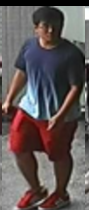
#> input picture fashion/testImage/test1.png, 89 x 210 px
$ jupyter execute color_space.ipynb   (shell and % lines are left out)
#> lines starting #> are read from the running program, lines starting #| are printed output that depends on the picture; after the words box and inside, x2 and y2 are one past the last pixel; in counts of white or black regions, pixels touching at a corner belong together
# Color Space Tutorial
*Reference*:
- https://opencv-python-tutroals.readthedocs.io/en/latest/py_tutorials/py_imgproc/py_colorspaces/py_colorspaces.html
- https://stackoverflow.com/questions/10948589/choosing-the-correct-upper-and-lower-hsv-boundaries-for-color-detection-withcv

[cell 1]
import cv2
import numpy as np

[cell 2]
image_path = 'testImage/test1.png'
img = cv2.imread(image_path)
#> img is the input picture: shape (210, 89, 3); mean B, G, R 86.2, 86.7, 96.7
img = cv2.cvtColor(img,cv2.COLOR_BGR2RGB)
hsv = cv2.cvtColor(img,cv2.COLOR_RGB2HSV)
#> hsv: shape (210, 89, 3); mean H, S, V 45.6, 60.9, 102.2
rgb_hsv = cv2.cvtColor(hsv,cv2.COLOR_BGR2RGB) #to show on matplotlib
#> rgb_hsv: shape (210, 89, 3); mean H, S, V 102.2, 60.9, 45.6

lower_red = np.array([0,50,50])
upper_red = np.array([10,255,255])

# Threshold the HSV image to get only red colors
mask = cv2.inRange(hsv, lower_red, upper_red)
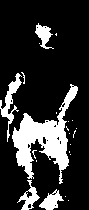
#> mask: shape (210, 89); 18.7% white; 22 white regions (17 under 20 px), largest, box (x1, y1, x2, y2) and area: (12, 84, 78, 184) 2279, (0, 73, 22, 142) 415, (39, 189, 64, 210) 257, (17, 180, 40, 210) 248, (35, 23, 54, 49) 235

# Bitwise-AND mask and original image
res = cv2.bitwise_and(img,img, mask= mask)
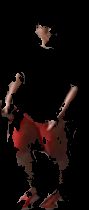
#> res: shape (210, 89, 3); mean R, G, B 17.4, 9.5, 8.3

[cell 3]
import matplotlib.pyplot as plt

[cell 4]
plt.subplot(1, 3, 1)
plt.imshow(img)
plt.subplot(1, 3, 2)
plt.imshow(rgb_hsv)
plt.subplot(1, 3, 3)
plt.imshow(hsv)
plt.show()
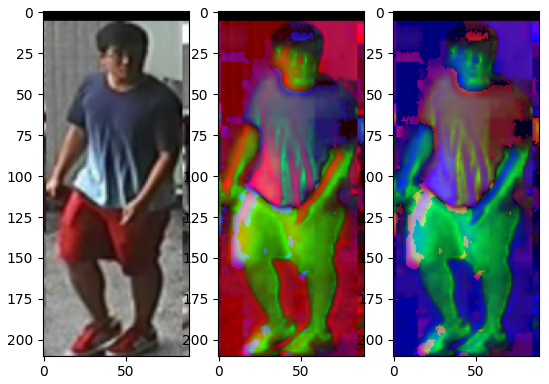
#> figure drawn by matplotlib, 3 panels
plt.subplot(1, 2, 1)
plt.imshow(mask, cmap="gray")
plt.subplot(1, 2, 2)
plt.imshow(res)
plt.show()
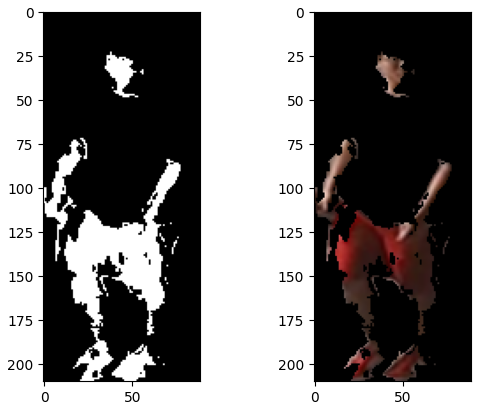
#> figure drawn by matplotlib, 2 panels
